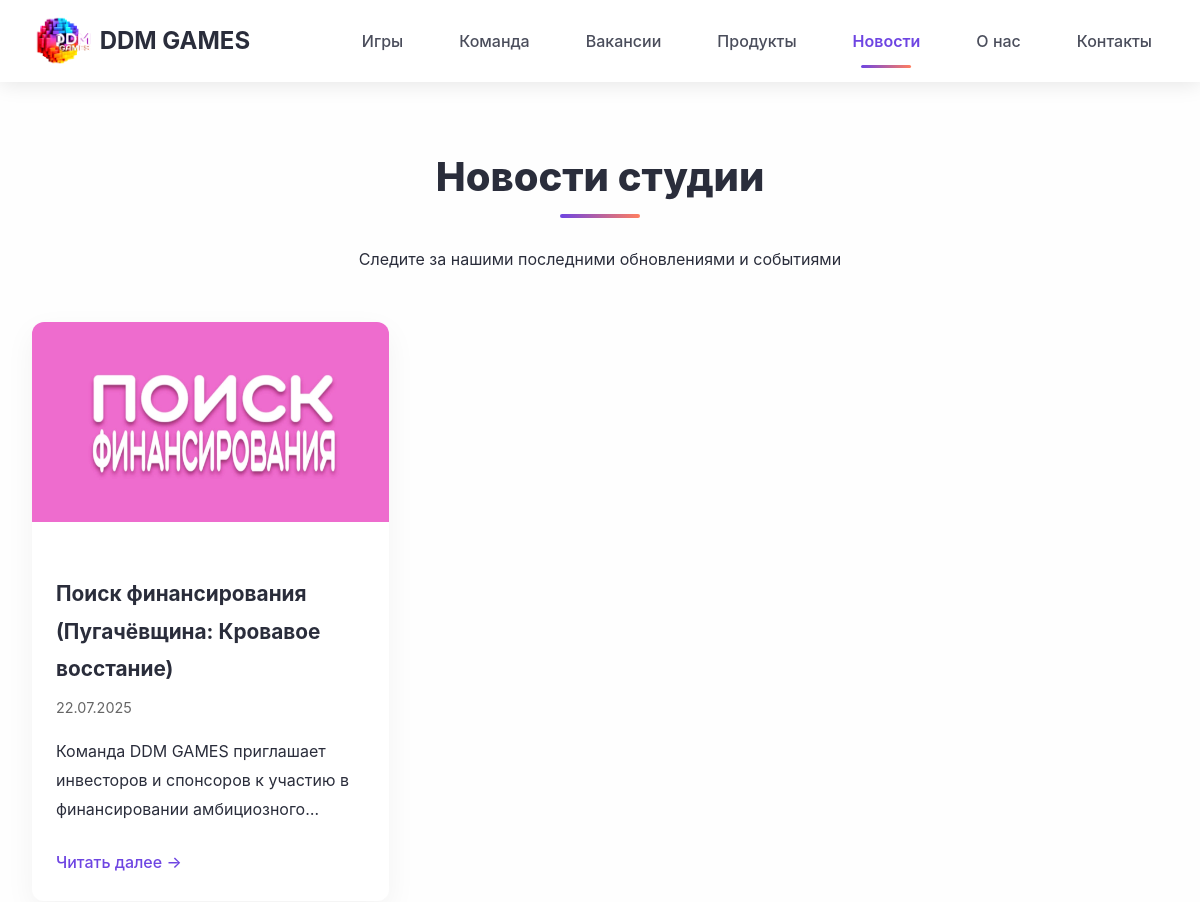
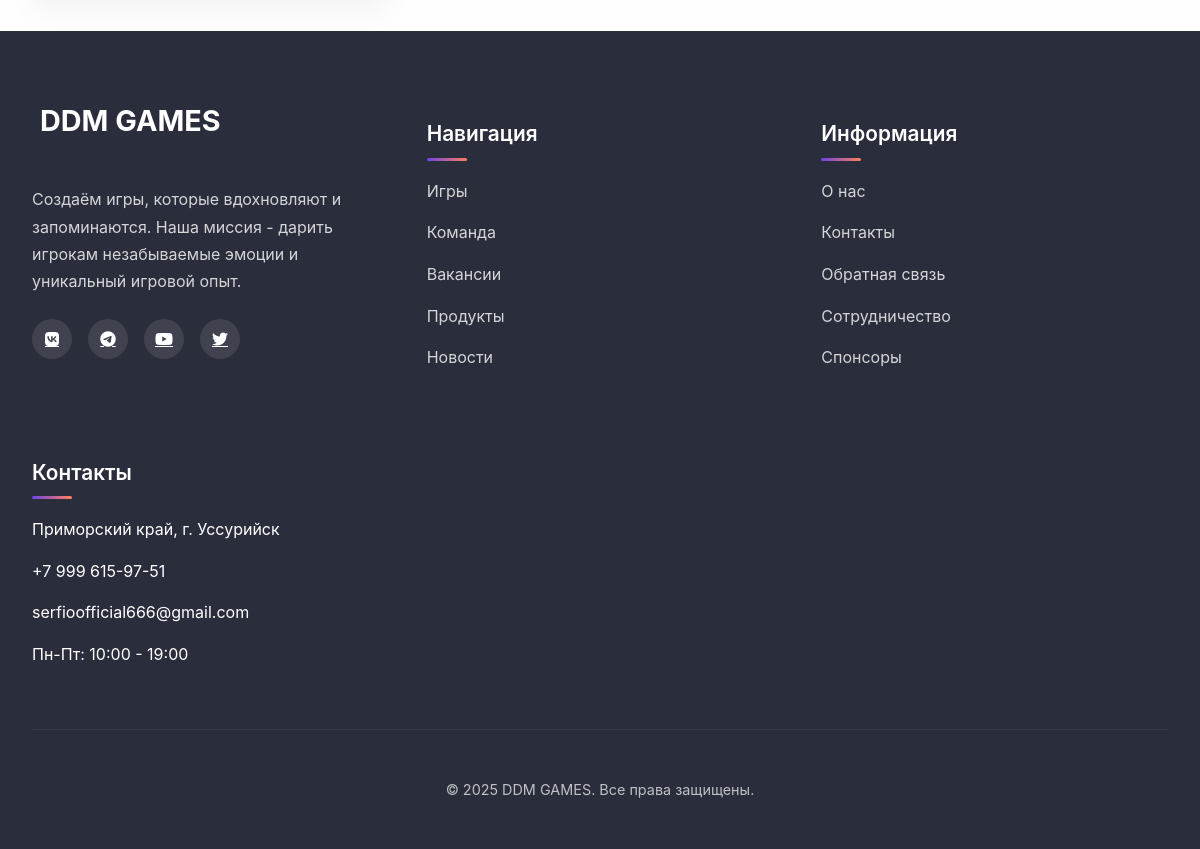
Page /news/ on the committed database (2 pictures, top to bottom).
### core/models.py (models this page shows, shortened)
class News(models.Model):
    title = models.CharField(max_length=255, blank=False)
    text = models.TextField(max_length=5000, blank=False)
    created_at = models.DateTimeField(auto_now_add=True)
    photo1 = models.ImageField(upload_to="news/", null=False, blank=False)
    photo2 = models.ImageField(upload_to="news/", null=True, blank=True)
    photo3 = models.ImageField(upload_to="news/", null=True, blank=True)

### core/views.py (the view)
# urls.py: path('news/', views.NewsListView.as_view(), name='news_list'),
class NewsListView(ListView):
    model = News
    template_name = 'news/list.html'
    context_object_name = 'news_list'
    ordering = ['-created_at']
    paginate_by = 10

### templates/news/list.html (shortened to what this page needs)
<!DOCTYPE html>
{% extends 'base.html' %}
    {% block content %}
</head>
<body>
    <div class="container">
        <div class="page-header">
            <h1 class="page-title">Новости студии</h1>
            <p>Следите за нашими последними обновлениями и событиями</p>
        </div>
        <div class="news-grid">
            {% for news in news_list %}
            <div class="news-card">
                {% if news.photo1 %}
                <img src="{{ news.photo1.url }}" alt="{{ news.title }}" class="news-image">
                {% endif %}
                <div class="news-content">
                    <h3 class="news-title">{{ news.title }}</h3>
                    <div class="news-date">{{ news.created_at|date:"d.m.Y" }}</div>
                    <p class="news-excerpt">{{ news.text|truncatechars:150 }}</p>
                    <a href="{% url 'news_detail' news.pk %}" class="news-link">Читать далее →</a>
                </div>
            </div>
            {% endfor %}
        </div>
    </div>
{% endblock %}

### templates/base.html (style rules this page uses)
:root { --primary: #6e45e2; --primary-light: #9d8aee; --secondary: #88d3ce; --dark: #2a2d3b; --dark-light: #4a4d5b; --light: #f9f9f9; --accent: #ff7e5f; --accent-light: #ff9e85; }
body { font-family: 'Inter', sans-serif; background-color: var(--light); color: var(--dark); margin: 0; padding: 0; line-height: 1.8; }

### templates/news/list.html (style rules this page uses)
:root { --primary: #6e45e2; --secondary: #88d3ce; --dark: #2a2d3b; --light: #f9f9f9; --accent: #ff7e5f; }
body { font-family: 'Inter', sans-serif; background-color: var(--light); color: var(--dark); margin: 0; padding: 0; line-height: 1.8; background-image: url('https://avatars.mds.yandex.net/i?id=bdef149db8aa6ea1886b1968381becae11f89745d2543c6a-12528274-images-thumbs&n=13'); background-size: cover; background-attachment: fixed; background-position: center; background-repeat: no-repeat; position: relative; }
body::before { content: ""; position: absolute; top: 0; left: 0; right: 0; bottom: 0; background-color: rgba(255, 255, 255, 0.85); z-index: -1; }
.container { max-width: 1200px; margin: 0 auto; padding: 2rem; }
.page-header { margin-bottom: 3rem; text-align: center; }
.page-title { font-size: 2.5rem; font-weight: 800; margin-bottom: 1rem; position: relative; display: inline-block; }
.page-title::after { content: ''; position: absolute; bottom: -5px; left: 50%; transform: translateX(-50%); width: 80px; height: 4px; background: linear-gradient(to right, var(--primary), var(--accent)); border-radius: 3px; }
.news-grid { display: grid; grid-template-columns: repeat(auto-fill, minmax(350px, 1fr)); gap: 2rem; }
.news-card { background: white; border-radius: 12px; overflow: hidden; box-shadow: 0 10px 30px rgba(0, 0, 0, 0.05); transition: all 0.3s ease; }
.news-image { width: 100%; height: 200px; object-fit: cover; }
.news-content { padding: 1.5rem; }
.news-title { font-size: 1.3rem; font-weight: 700; margin-bottom: 0.5rem; }
.news-date { color: #666; font-size: 0.9rem; margin-bottom: 1rem; }
.news-excerpt { margin-bottom: 1.5rem; display: -webkit-box; -webkit-line-clamp: 3; -webkit-box-orient: vertical; overflow: hidden; }
.news-link { display: inline-block; color: var(--primary); font-weight: 500; text-decoration: none; transition: all 0.3s ease; }

### rows in the picture
News: photo1 (picture), title "Поиск финансирования (Пугачёвщина: Кровавое восстание)", created_at "22.07.2025", text "Команда DDM GAMES приглашает инвесторов и спонсоров к участию в финансировании…"
